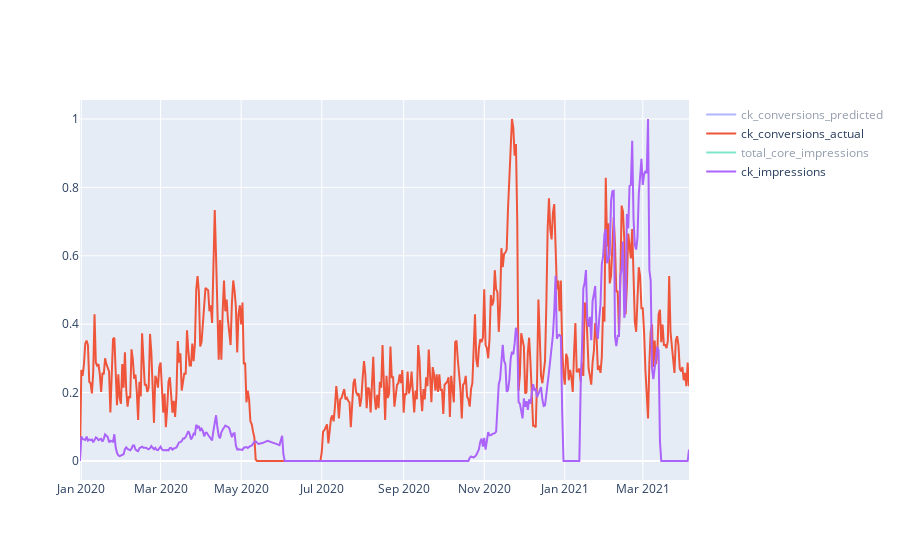

Notebook code for this chart:
### Code cell
plot_scaler = MinMaxScaler()
plot_scaled = plot_scaler.fit_transform(ols_daily)


plot_daily = pd.DataFrame(data=plot_scaled, columns=ols_daily.columns)
plot_daily['date'] = ols_daily.index.values
plot_daily.set_index('date', inplace=True)

fig = go.Figure()
fig.add_trace(go.Scatter(x=plot_daily.index, y=plot_daily['y_pred'],
                    mode='lines',
                    name='ck_conversions_predicted'))
fig.add_trace(go.Scatter(x=plot_daily.index, y=plot_daily['y_actual'],
                    mode='lines',
                    name='ck_conversions_actual'))
fig.add_trace(go.Scatter(x=plot_daily.index, y=plot_daily['impressions'],
                    mode='lines',
                    name='total_core_impressions'))
fig.add_trace(go.Scatter(x=plot_daily.index, y=plot_daily['ck_impressions'],
                    mode='lines',
                    name='ck_impressions'))

fig.show()

### Figure 1 — Plotly figure (JSON) as saved in the notebook; plotly's stock layout.template omitted (floating-point values rounded to 4 significant figures; data arrays with more than 128 entries replaced by an {"elided": "..."} marker saying what was removed)
{"data": [{"mode": "lines", "name": "ck_conversions_predicted", "type": "scatter", "visible": "legendonly", "x": {"elided": "450 str values"}, "y": {"elided": "450 float values"}}, {"mode": "lines", "name": "ck_conversions_actual", "type": "scatter", "visible": true, "x": {"elided": "450 str values"}, "y": {"elided": "450 float values"}}, {"mode": "lines", "name": "total_core_impressions", "type": "scatter", "visible": "legendonly", "x": {"elided": "450 str values"}, "y": {"elided": "450 float values"}}, {"mode": "lines", "name": "ck_impressions", "type": "scatter", "x": {"elided": "450 str values"}, "y": {"elided": "450 float values"}}], "layout": {"autosize": true, "xaxis": {"autorange": true, "range": ["2019-12-31", "2021-04-05"], "type": "date"}, "yaxis": {"autorange": true, "range": [-0.05556, 1.056], "type": "linear"}}}
